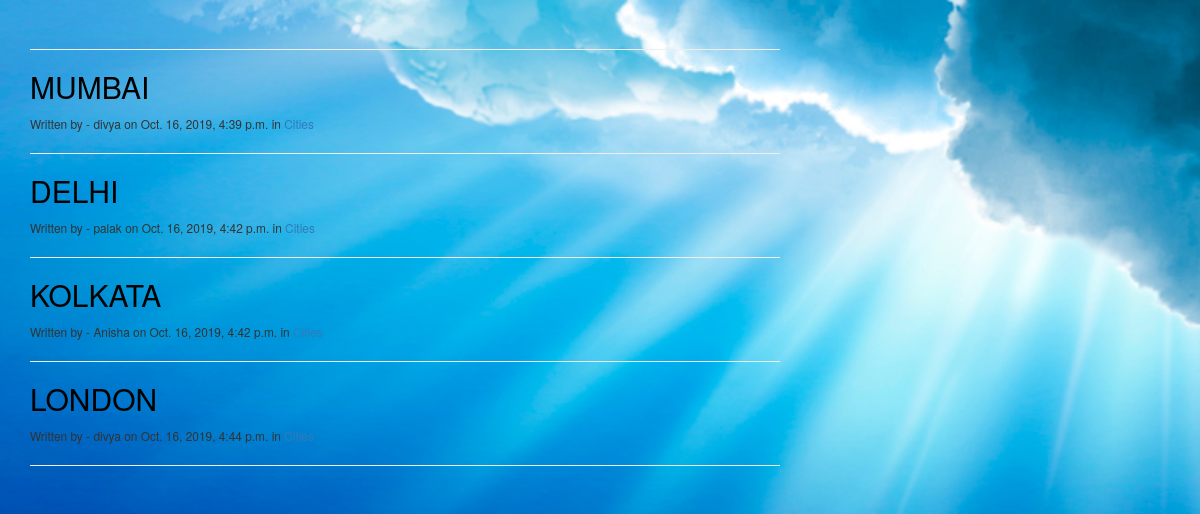
/comment_app/, run on the app's committed database.
### comment_app/models.py (models this page shows, shortened)
class Post(models.Model):
	STATUS_CHOICES = (
		('draft','Draft'),
		('published','Published'),
	)
	category = models.ForeignKey('Category',on_delete = models.CASCADE,)
	title = models.CharField(max_length = 250)
	slug = models.SlugField(max_length = 250,unique = True)
	content = models.TextField()
	seo_title = models.CharField(max_length = 250)
	seo_description = models.CharField(max_length = 250)
	author = models.ForeignKey(User,on_delete= models.PROTECT,related_name = 'blog_posts')
	published = models.DateTimeField(default = timezone.now)
	created = models.DateTimeField(auto_now_add=True)
	updated = models.DateTimeField(auto_now=True)
	status = models.CharField(max_length=9,choices = STATUS_CHOICES,default = 'draft')
	def get_absolute_url(self):
		return reverse('comment_app:post_detail',args = [self.slug])

class Category(models.Model):
	name = models.CharField(max_length = 250)
	slug = models.SlugField(max_length = 250,unique  = True)
	class Meta:
		ordering = ('name',)
		verbose_name = 'category'
		verbose_name_plural = 'categories'
	def get_absolute_url(self):
		return reverse('comment_app:list_of_post_by_category',args = [self.slug])
	def __str__(self):
		return self.name

### comment_app/views.py (the view)
def list_of_post(request):
	post = Post.objects.filter(status = 'published')
	template = 'comment_app/post/list_of_post.html'
	context = {'post':post}
	return render(request,template,context)

### comment_app/templates/comment_app/post/list_of_post.html (shortened to what this page needs)
{% extends 'comment_app/base.html'%}
{% load static %}
{% block content %}
<!DOCTYPE html>
<html>
<head>
</head>
<body class="abc" >
<div class="row">
	<div class="col-md-8">
	<div  class="page-header" >
	</div>
	{% for posts in post %}
		<h2 ><a href="{{posts.get_absolute_url}}" style="color: black;">{{posts.title}}</a></h2>
		<small>Written by - {{posts.author}} on {{posts.published}} in <a href="{{posts.category.get_absolute_url}}">{{posts.category}}</a></small>
		<hr>
	{% endfor %}
	</div>
</div>
{% endblock %}

### data on the page
Post: title "MUMBAI", author "divya", published "Oct. 16, 2019, 4:39 p.m.", category "Cities"
Post: title "DELHI", author "palak", published "Oct. 16, 2019, 4:42 p.m.", category "Cities"
Post: title "KOLKATA", author "Anisha", published "Oct. 16, 2019, 4:42 p.m."
Post: title "LONDON", author "divya", published "Oct. 16, 2019, 4:44 p.m."
